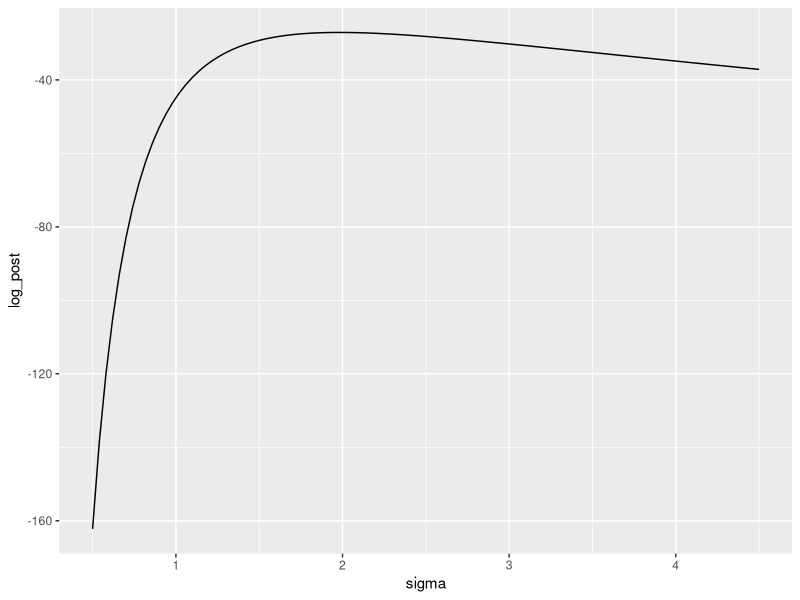
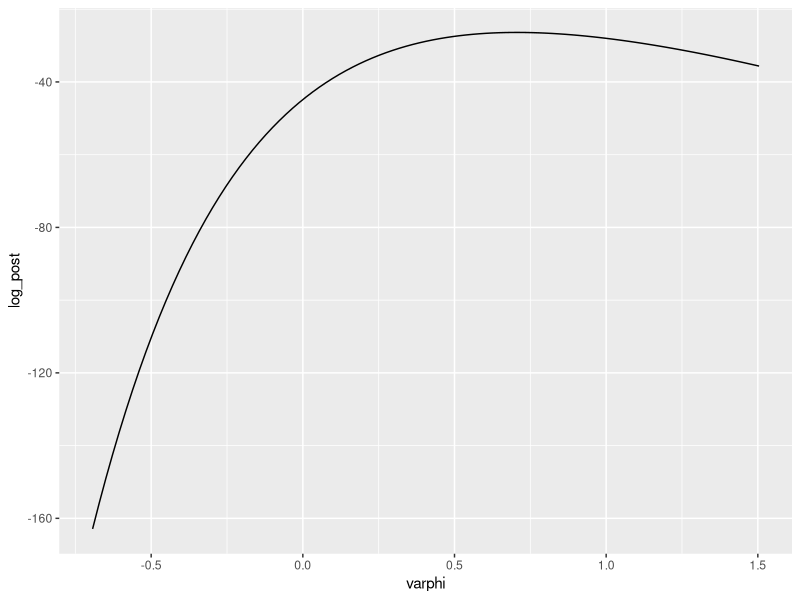
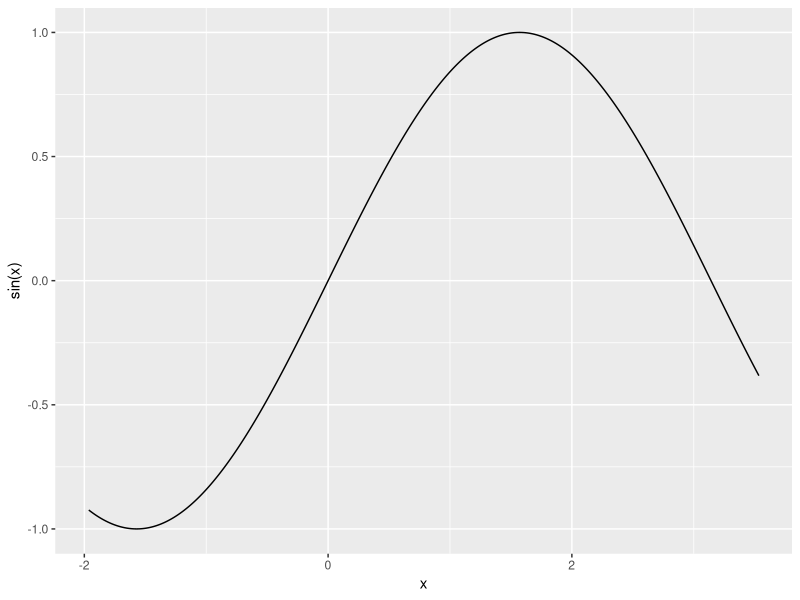
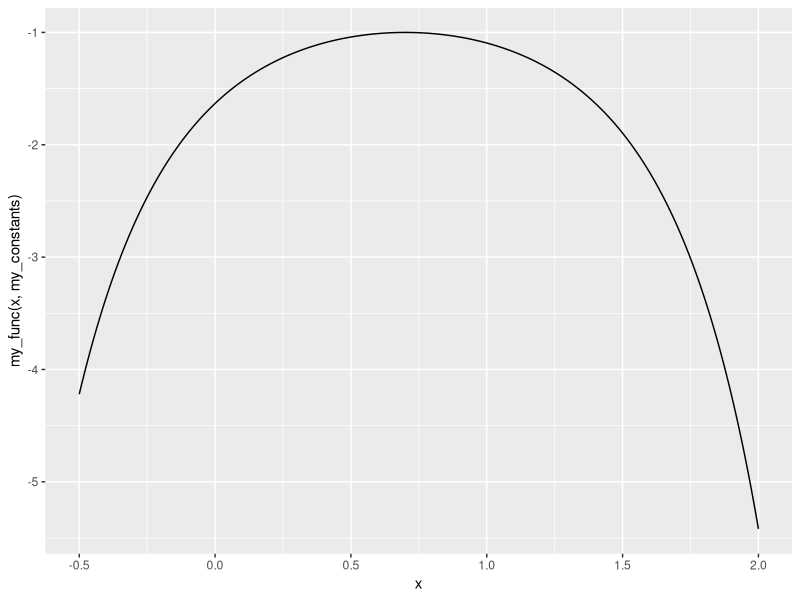
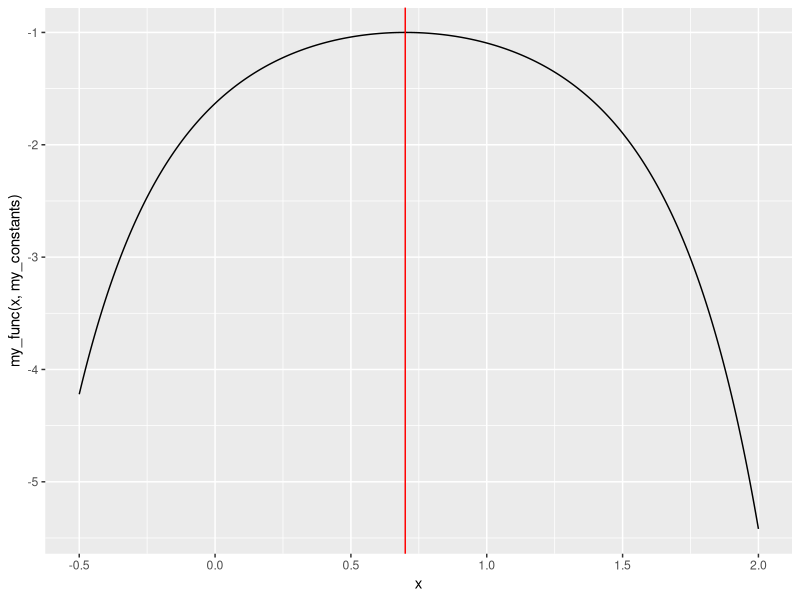
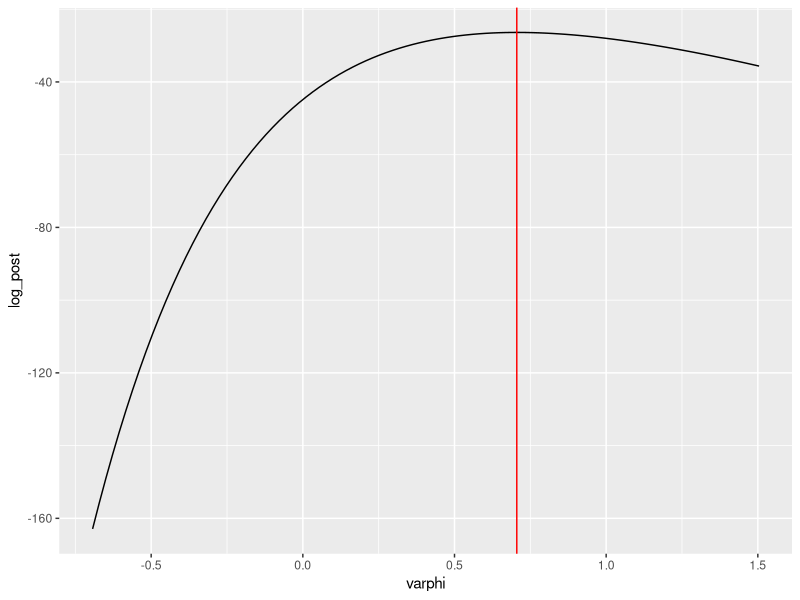
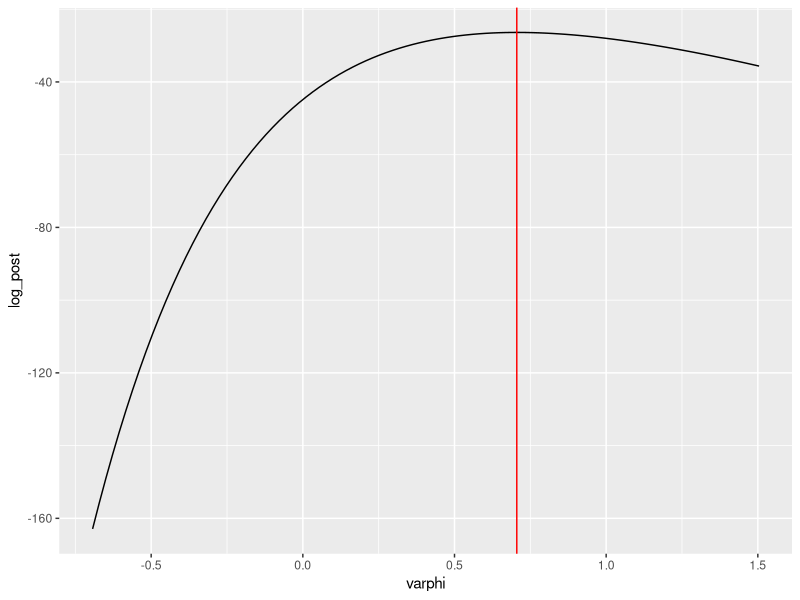

Reproduce these figures in R, in order.
## ---- chunk 1
knitr::opts_chunk$set(echo = TRUE)
## ---- chunk 2
library(tidyverse)
## ---- chunk 3
N <- 21
v <- 4.2
## ---- chunk 4
### set input arguments !!!
log_post_sigma_unnorm <- function(sigma, N, v, lambda)
{
  log_post <- - (N * v) / (2 * sigma^2) - N * log(sigma) - lambda * sigma
  
  return(log_post)
}
## ---- chunk 5
tibble::tibble(
  sigma = seq(0.5, 4.5, length.out = 101)
) %>% 
  mutate(log_post = log_post_sigma_unnorm(sigma, N = 21, v = 4.2, lambda = 0.75)) %>%
  ggplot(aes(x = sigma, y = log_post)) + 
  geom_line()
## ---- chunk 6
### set the input arguments !!!
log_post_varphi_unnorm <- function(varphi, N, v, lambda)
{
  # back-calculate sigma given varphi
  sigma <- exp(varphi)
  
  # calculate the unnormalized log-posterior on sigma
  log_post <- - (N * v) / (2 * sigma^2) - N * log(sigma) - lambda * sigma
  
  # account for the derivative adjustment (add log|dsigma/dvarphi|)
  log_post <- log_post + varphi
  
  return(log_post)
}
## ---- chunk 7
tibble::tibble(
  varphi = seq(log(0.5), log(4.5), length.out = 101)
) %>% 
  mutate(log_post = log_post_varphi_unnorm(varphi, N = 21, v = 4.2, lambda = 0.75)) %>% 
  ggplot(aes(x = varphi, y = log_post)) + 
  geom_line()
## ---- chunk 8
tibble::tibble(
  x = seq(-5 * pi / 8, 9 * pi / 8, length.out = 1001)
) %>% 
  ggplot(mapping = aes(x = x, y = sin(x))) + 
  geom_line()
## ---- chunk 9
opt_sine_01 <- optim(par = 0,
                     fn = function(x) sin(x),
                     gr = NULL,
                     method = "Brent",
                     lower = -5 * pi/8, upper = 9 * pi/8,
                     hessian = TRUE,
                     control = list(fnscale = -1))
print(opt_sine_01)
## ---- chunk 10
opt_sine_02 <- optim(par = 3,
                     fn = function(x) sin(x),
                     gr = NULL,
                     method = "Brent",
                     lower = -5 * pi/8, upper = 9 * pi/8,
                     hessian = TRUE,
                     control = list(fnscale = -1))
print(opt_sine_02)
## ---- chunk 11
my_func <- function(x, constants)
{
  ### 
  a <- constants$a
  m <- constants$m
  return(-exp((x - a)^m))
}

my_constants <- list(a = 0.7, m = 2)
## ---- chunk 12
tibble::tibble(
  x = seq(-0.5, 2, length.out = 501)
) %>% 
  ggplot(mapping = aes(x = x, 
                       y = my_func(x, my_constants))) +
  geom_line()
## ---- chunk 13
opt_result <- optim(par = 1.75,
                    function(x) my_func(x, my_constants),
                    gr = NULL,
                    method = "Brent",
                    lower = -0.5, upper = 2,
                    hessian = TRUE,
                    control = list(fnscale=-1))

print(opt_result)
## ---- chunk 14
tibble::tibble(
  x = seq(-0.5, 2, length.out = 501)
) %>% 
  ggplot(mapping = aes(x = x, 
                       y = my_func(x, my_constants))) +
  geom_line() +
  geom_vline(xintercept = opt_result$par, color = "red")
## ---- chunk 15
varphi_opt_a <- optim(-0.5,
                      function(varphi) log_post_varphi_unnorm(varphi, N, v, lambda = 0.75),
                      gr = NULL,
                      method = "BFGS",
                      control = list(fnscale=-1))
print(varphi_opt_a)
## ---- chunk 16
varphi_opt_b <- optim(1.35,
                      function(varphi) log_post_varphi_unnorm(varphi, N, v, lambda = 0.75),
                      gr = NULL,
                      method = "BFGS",
                      control = list(fnscale=-1))
print(varphi_opt_b)
## ---- chunk 17
tibble::tibble(
  varphi = seq(log(0.5), log(4.5), length.out = 101) 
) %>% 
  mutate(log_post = log_post_varphi_unnorm(varphi, N = 21, v = 4.2, lambda = 0.75)) %>% 
  ggplot(aes(x = varphi, y = log_post)) + 
  geom_line() + 
  geom_vline(xintercept = varphi_opt_a$par, color = "red")
## ---- chunk 18
tibble::tibble(
  varphi = seq(log(0.5), log(4.5), length.out = 101) 
) %>% 
  mutate(log_post = log_post_varphi_unnorm(varphi, N = 21, v = 4.2, lambda = 0.75)) %>% 
  ggplot(aes(x = varphi, y = log_post)) + 
  geom_line() + 
  # Plotting the result from the second optimization run
  geom_vline(xintercept = varphi_opt_b$par, color = "red")
